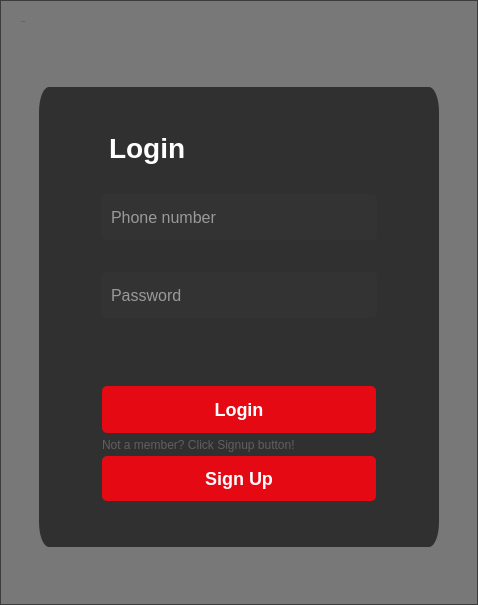
         <widget class="QWidget" name="Login_Page">
          <property name="styleSheet">
           <string notr="true">#Login_Page{

border-image: url(:/img/img/background.jpg)   0 0 0 0  stretch stretch;
}</string>
          </property>
          <layout class="QVBoxLayout" name="verticalLayout_8">
           <property name="spacing">
            <number>0</number>
           </property>
           <property name="leftMargin">
            <number>0</number>
           </property>
           <property name="topMargin">
            <number>0</number>
           </property>
           <property name="rightMargin">
            <number>0</number>
           </property>
           <property name="bottomMargin">
            <number>0</number>
           </property>
           <item>
            <widget class="QFrame" name="Login_background_blur">
             <property name="styleSheet">
              <string notr="true">#Login_background_blur {
border-image: unset;
background-color: rgba(0,0,0,0.5);
}</string>
             </property>
             <property name="frameShape">
              <enum>QFrame::StyledPanel</enum>
             </property>
             <property name="frameShadow">
              <enum>QFrame::Raised</enum>
             </property>
             <layout class="QVBoxLayout" name="verticalLayout_3">
              <property name="spacing">
               <number>0</number>
              </property>
              <property name="leftMargin">
               <number>0</number>
              </property>
              <property name="topMargin">
               <number>0</number>
              </property>
              <property name="rightMargin">
               <number>0</number>
              </property>
              <property name="bottomMargin">
               <number>0</number>
              </property>
              <item>
               <widget class="QLabel" name="Logo_label">
                <property name="sizePolicy">
                 <sizepolicy hsizetype="Preferred" vsizetype="Fixed">
                  <horstretch>0</horstretch>
                  <verstretch>0</verstretch>
                 </sizepolicy>
                </property>
                <property name="font">
                 <font>
                  <family>Tahoma</family>
                  <pointsize>-1</pointsize>
                  <italic>false</italic>
                  <bold>true</bold>
                 </font>
                </property>
                <property name="mouseTracking">
                 <bool>false</bool>
                </property>
                <property name="styleSheet">
                 <string notr="true">color: rgb(255, 2, 27);
font: 700 50px &quot;Tahoma&quot;;
border-image: unset;

padding-left: 20px;
padding-top: 20px;</string>
                </property>
                <property name="text">
                 <string>HuKiFilm</string>
                </property>
                <property name="scaledContents">
                 <bool>true</bool>
                </property>
               </widget>
              </item>
              <item>
               <widget class="QFrame" name="Main_Wrapper">
                <property name="styleSheet">
                 <string notr="true">background-color: transparent;
padding: auto;

</string>
                </property>
                <property name="frameShape">
                 <enum>QFrame::StyledPanel</enum>
                </property>
                <property name="frameShadow">
                 <enum>QFrame::Raised</enum>
                </property>
                <layout class="QGridLayout" name="gridLayout">
                 <property name="leftMargin">
                  <number>0</number>
                 </property>
                 <property name="topMargin">
                  <number>0</number>
                 </property>
                 <property name="rightMargin">
                  <number>0</number>
                 </property>
                 <property name="bottomMargin">
                  <number>45</number>
                 </property>
                 <property name="spacing">
                  <number>0</number>
                 </property>
                 <item row="1" column="0">
                  <widget class="QFrame" name="Login_Form_Wrapper">
                   <property name="sizePolicy">
                    <sizepolicy hsizetype="Fixed" vsizetype="Preferred">
                     <horstretch>110</horstretch>
                     <verstretch>0</verstretch>
                    </sizepolicy>
                   </property>
                   <property name="minimumSize">
                    <size>
                     <width>0</width>
                     <height>460</height>
                    </size>
                   </property>
                   <property name="maximumSize">
                    <size>
                     <width>16777215</width>
                     <height>408</height>
                    </size>
                   </property>
                   <property name="styleSheet">
                    <string notr="true">QFrame #Login_Form_Wrapper{
border-radius: 10px solid #000;
background-color: rgba(0,0,0,0.6);
padding: 20px auto;
}</string>
                   </property>
                   <property name="frameShape">
                    <enum>QFrame::NoFrame</enum>
                   </property>
                   <property name="frameShadow">
                    <enum>QFrame::Raised</enum>
                   </property>
                   <layout class="QVBoxLayout" name="verticalLayout_2" stretch="0">
                    <property name="spacing">
                     <number>12</number>
                    </property>
                    <property name="leftMargin">
                     <number>12</number>
                    </property>
                    <property name="topMargin">
                     <number>12</number>
                    </property>
                    <property name="rightMargin">
                     <number>12</number>
                    </property>
                    <property name="bottomMargin">
                     <number>12</number>
                    </property>
                    <item>
                     <widget class="QFrame" name="Login_Form_Inp_Wrapper">
                      <property name="sizePolicy">
                       <sizepolicy hsizetype="Preferred" vsizetype="Preferred">
                        <horstretch>0</horstretch>
                        <verstretch>0</verstretch>
                       </sizepolicy>
                      </property>
                      <property name="styleSheet">
                       <string notr="true">
background-color: transparent;
padding: unset;
</string>
                      </property>
                      <property name="frameShape">
                       <enum>QFrame::StyledPanel</enum>
                      </property>
                      <property name="frameShadow">
                       <enum>QFrame::Raised</enum>
                      </property>
                      <layout class="QGridLayout" name="gridLayout_2">
                       <property name="leftMargin">
                        <number>12</number>
                       </property>
                       <property name="topMargin">
                        <number>12</number>
                       </property>
                       <property name="rightMargin">
                        <number>12</number>
                       </property>
                       <property name="bottomMargin">
                        <number>12</number>
                       </property>
                       <item row="2" column="0">
                        <widget class="QLineEdit" name="Login_PhoneNum_Inp">
                         <property name="enabled">
                          <bool>true</bool>
                         </property>
                         <property name="minimumSize">
                          <size>
                           <width>276</width>
                           <height>46</height>
                          </size>
                         </property>
                         <property name="styleSheet">
                          <string notr="true">QLineEdit {
padding: 5px 8px;
background-color: #333;
border: none;
border-radius: 5px;
color: #fff;
font-size: 16px;
}
QLineEdit::focus{
background-color:  #454545;
}</string>
                         </property>
                         <property name="placeholderText">
                          <string>Phone number</string>
                         </property>
                        </widget>
                       </item>
                       <item row="4" column="0">
                        <widget class="QLineEdit" name="Login_Password_Inp">
                         <property name="minimumSize">
                          <size>
                           <width>245</width>
                           <height>46</height>
                          </size>
                         </property>
                         <property name="focusPolicy">
                          <enum>Qt::StrongFocus</enum>
                         </property>
                         <property name="styleSheet">
                          <string notr="true">QLineEdit {
padding: 5px 8px;
background-color: #333;
border: none;
border-radius: 5px;
color: #fff;
font-size: 16px;

}
QLineEdit::focus{
background-color:  #454545;
}</string>
                         </property>
                         <property name="echoMode">
                          <enum>QLineEdit::Password</enum>
                         </property>
                         <property name="placeholderText">
                          <string>Password</string>
                         </property>
                        </widget>
                       </item>
                       <item row="7" column="0">
                        <widget class="QFrame" name="Login_Btn_Wrapper">
                         <property name="maximumSize">
                          <size>
                           <width>16777215</width>
                           <height>16777215</height>
                          </size>
                         </property>
                         <property name="styleSheet">
                          <string notr="true"/>
                         </property>
                         <property name="frameShape">
                          <enum>QFrame::StyledPanel</enum>
                         </property>
                         <property name="frameShadow">
                          <enum>QFrame::Raised</enum>
                         </property>
                         <layout class="QVBoxLayout" name="verticalLayout">
                          <property name="spacing">
                           <number>0</number>
                          </property>
                          <property name="leftMargin">
                           <number>0</number>
                          </property>
                          <property name="topMargin">
                           <number>0</number>
                          </property>
                          <property name="rightMargin">
                           <number>0</number>
                          </property>
                          <property name="bottomMargin">
                           <number>0</number>
                          </property>
                          <item>
                           <widget class="QPushButton" name="Login_Btn">
                            <property name="enabled">
                             <bool>true</bool>
                            </property>
                            <property name="minimumSize">
                             <size>
                              <width>0</width>
                              <height>52</height>
                             </size>
                            </property>
                            <property name="styleSheet">
                             <string notr="true"> #Login_Btn {
font-size: 18px; 
background-color:#e50914;
font-weight: 700;
color: #fff;
border-radius: 5px;
margin-bottom: 5px;
}

 #Login_Btn:hover {
background-color: #ff2f4e;
}</string>
                            </property>
                            <property name="text">
                             <string>Login</string>
                            </property>
                           </widget>
                          </item>
                          <item>
                           <widget class="QLabel" name="Not_A_Member_Label">
                            <property name="maximumSize">
                             <size>
                              <width>16777215</width>
                              <height>14</height>
                             </size>
                            </property>
                            <property name="styleSheet">
                             <string notr="true">#Not_A_Member_Label {
	color: rgb(95, 95, 95);

}

</string>
                            </property>
                            <property name="text">
                             <string>Not a member? Click Signup button!</string>
                            </property>
                           </widget>
                          </item>
                          <item>
                           <widget class="QPushButton" name="Signup_Switch_Btn">
                            <property name="minimumSize">
                             <size>
                              <width>0</width>
                              <height>49</height>
                             </size>
                            </property>
                            <property name="maximumSize">
                             <size>
                              <width>16777215</width>
                              <height>16777215</height>
                             </size>
                            </property>
                            <property name="styleSheet">
                             <string notr="true">QPushButton {
font-size: 18px; 
background-color:#e50914;
font-weight: 700;
color: #fff;
border-radius: 5px;
margin-top: 4px;

}
QPushButton::hover {
background-color: #ff2f4e;
}</string>
                            </property>
                            <property name="text">
                             <string>Sign Up</string>
                            </property>
                           </widget>
                          </item>
                         </layout>
                        </widget>
                       </item>
                       <item row="1" column="0">
                        <widget class="QLabel" name="Login_label">
                         <property name="sizePolicy">
                          <sizepolicy hsizetype="Preferred" vsizetype="Fixed">
                           <horstretch>0</horstretch>
                           <verstretch>0</verstretch>
                          </sizepolicy>
                         </property>
                         <property name="styleSheet">
                          <string notr="true">color: white;
font: 900 11pt &quot;Segoe UI Semibold&quot;;
font-size: 28px;
font-weight: 600;
background-color: transparent;
margin-bottom: 24px;
padding: 0;
font-weight: 800;</string>
                         </property>
                         <property name="text">
                          <string>Login</string>
                         </property>
                        </widget>
                       </item>
                       <item row="3" column="0">
                        <widget class="QLabel" name="Login_PhoneNum_Error">
                         <property name="maximumSize">
                          <size>
                           <width>16777215</width>
                           <height>20</height>
                          </size>
                         </property>
                         <property name="styleSheet">
                          <string notr="true">#Login_PhoneNum_Error {
padding-left: 8px;
	color: rgb(255, 158, 23);
}</string>
                         </property>
                         <property name="text">
                          <string/>
                         </property>
                        </widget>
                       </item>
                       <item row="6" column="0">
                        <widget class="QLabel" name="Login_Error">
                         <property name="maximumSize">
                          <size>
                           <width>16777215</width>
                           <height>20</height>
                          </size>
                         </property>
                         <property name="styleSheet">
                          <string notr="true">#Login_Error{

padding-left: 8px;
	color: rgb(255, 158, 23);

}</string>
                         </property>
                         <property name="text">
                          <string/>
                         </property>
                        </widget>
                       </item>
                       <item row="5" column="0">
                        <widget class="QLabel" name="Login_Password_Error">
                         <property name="styleSheet">
                          <string notr="true">#Login_Password_Error {
padding-left: 8px;
	color: rgb(255, 158, 23);
}</string>
                         </property>
                         <property name="text">
                          <string/>
                         </property>
                        </widget>
                       </item>
                      </layout>
                     </widget>
                    </item>
                   </layout>
                  </widget>
                 </item>
                </layout>
               </widget>
              </item>
             </layout>
            </widget>
           </item>
          </layout>
         </widget>
